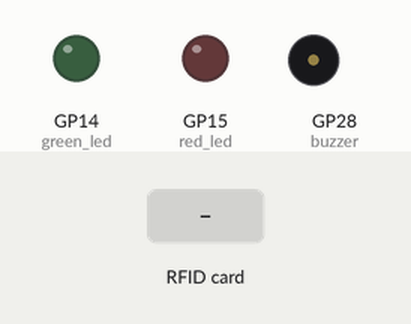
This program was run on a simulated Raspberry Pi Pico running MicroPython. On the bench: output pins drawn as LEDs (lit = HIGH), buzzer (waves = sounding). Inputs (shaded band) come from the test bench. The interpreter's speed is modelled, so counts of loop turns are approximate; library files of the repository ran but are not shown: mfrc522.py; pins used as bus, display or sensor lines are not drawn; what the program prints to the serial console is not drawn.

Above: at 1.2 s.
1.3 s: RFID card 1D BE 5E B1 held to the reader
At 1.9 s:
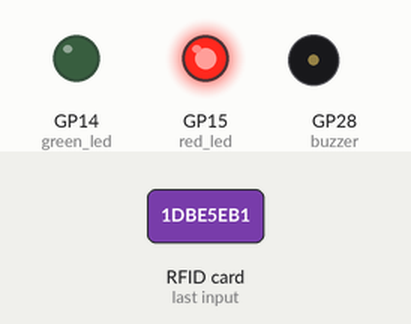
4.3 s: RFID card 5E 7A 19 C4 held to the reader
At 4.41 s:
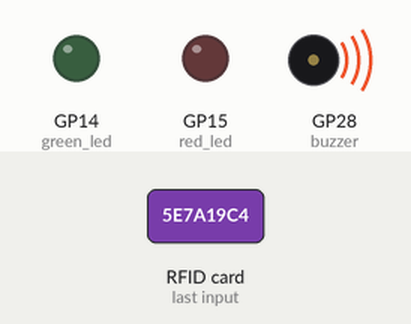
Timing chart, 0 to 8.0 s (numbered marks = the images above; inputs shaded):
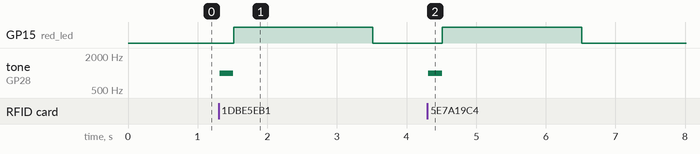

The program:

RFID.py
```python
from mfrc522 import MFRC522
from machine import Pin, PWM
import utime

buzzer = PWM(Pin(28))

green_led = Pin(14, Pin.OUT)
red_led  = Pin(15, Pin.OUT)

# 將卡號由 2 進位轉換為 16 進位的字串
def uidToString(uid):
    mystring = ""
    for i in uid:
        mystring = "%02X" % i + mystring
    return mystring

reader = MFRC522(spi_id=0,sck=2,miso=4,mosi=3,cs=26,rst=10)
print("..... 請將卡片靠近感應器.....")
try:
    while True:
        (stat, tag_type) = reader.request(reader.REQIDL)   # 搜尋 RFID 卡片
        if stat == reader.OK:      # 找到卡片
            (stat, uid) = reader.SelectTagSN()
            if stat == reader.OK:
                buzzer.duty_u16(768)
                utime.sleep(0.2)
                buzzer.duty_u16(0)
                card_num = uidToString(uid)
                print(".....卡片號碼： %s" % card_num)
                if  card_num == '1DBE5EB1':   #'卡片號碼':
                    green_led.value(1)   # 讀到授權的卡號後點亮綠色 LED
                    utime.sleep(2)       # 亮 2 秒鐘
                    green_led.value(0)
                else:
                    print(".....卡片錯誤.....")
                    red_led.value(1)    # 讀到非授權的卡號後點亮紅色 LED
                    utime.sleep(2)      # 亮 2 秒鐘
                    red_led.value(0)
            else:
                print(".....授權錯誤.....")

except KeyboardInterrupt:
    print(".....Bye.....")
```

Measured:
- after the input at 1.3 s, GP15 (red_led): LOW → HIGH after 0.22 s, → LOW 2.0 s later; tone on GP28 (buzzer): silent → 1000 Hz at once, → silent 0.20 s later
- after the input at 4.3 s, GP15 (red_led): LOW → HIGH after 0.21 s, → LOW 2.0 s later; tone on GP28 (buzzer): silent → 1000 Hz at once, → silent 0.20 s later
